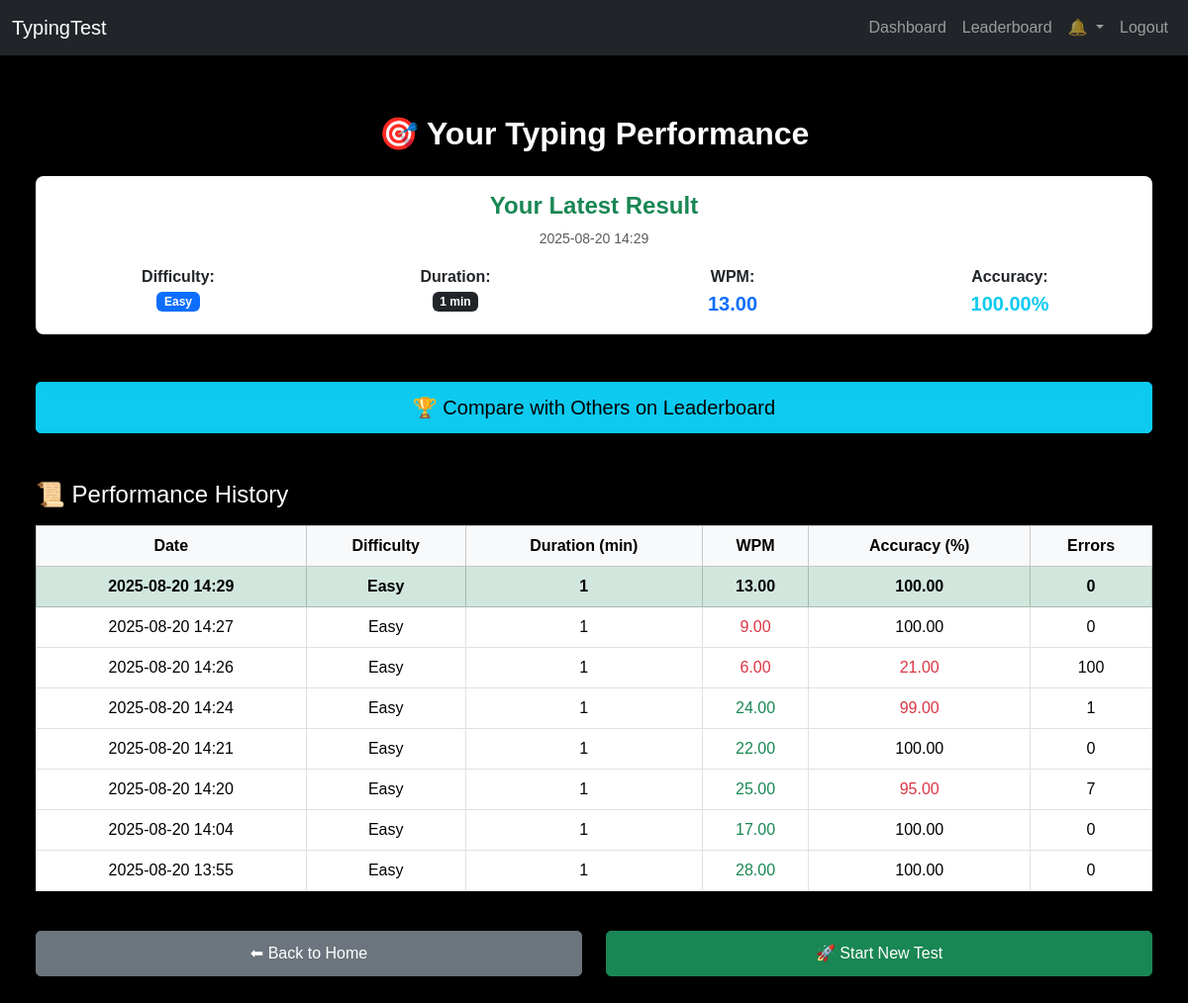
/performance/ (signed in), run on the app's committed database.
### typingtest/models.py (models this page shows, shortened)
class Performance(models.Model):
    user = models.ForeignKey(User, on_delete=models.CASCADE)
    wpm = models.FloatField(help_text="Words per minute")
    accuracy = models.FloatField(help_text="Typing accuracy in percentage")
    errors = models.PositiveIntegerField(default=0, help_text="Number of typing errors")  # NEW FIELD
    difficulty = models.CharField(max_length=10, choices=Paragraph.DIFFICULTY_CHOICES)
    duration = models.PositiveIntegerField(help_text="Duration in minutes")
    date = models.DateTimeField(auto_now_add=True)
    class Meta:
        ordering = ['-date']  # Always newest first

### typingtest/views.py (the view)
# urls.py: path('performance/', typing_views.performance_tracking, name='performance_tracking'),
@login_required
def performance_tracking(request):
    performances = Performance.objects.filter(user=request.user).order_by('-date')
    return render(request, 'typingtest/performance.html', {
        'performances': performances
    })

### notifications/context_processors.py (called while the page is built)
def header_notifications(request):
    if not request.user.is_authenticated:
        return {}
    qs = request.user.notifications.all()[:5]
    unread = request.user.notifications.filter(is_read=False).count()
    return {
        'header_notifications': qs,
        'notifications_unread_count': unread,
    }

### typingtest/templates/typingtest/performance.html (shortened to what this page needs)
{% extends 'base.html' %}
{% block content %}
<div class="container mt-4">
    <h2 class="mb-4 text-center">🎯 Your Typing Performance</h2>
    {% if performances and performances|length > 0 %}
        <div class="card shadow-lg mb-5 border-0 rounded-3">
            <div class="card-body text-center">
                <h4 class="card-title text-success fw-bold">Your Latest Result</h4>
                <p class="mb-3 text-muted small">
                    {{ performances.0.date|date:"Y-m-d H:i" }}
                </p>
                <div class="row gy-3 text-center">
                    <div class="col-6 col-md-3">
                        <strong class="d-block">Difficulty:</strong>
                        <span class="badge bg-primary">{{ performances.0.difficulty|title }}</span>
                    </div>
                    <div class="col-6 col-md-3">
                        <strong class="d-block">Duration:</strong>
                        <span class="badge bg-dark">{{ performances.0.duration }} min</span>
                    </div>
                    <div class="col-6 col-md-3">
                        <strong class="d-block">WPM:</strong>
                        <span class="text-primary fw-bold fs-5">{{ performances.0.wpm|floatformat:2 }}</span>
                    </div>
                    <div class="col-6 col-md-3">
                        <strong class="d-block">Accuracy:</strong>
                        <span class="text-info fw-bold fs-5">{{ performances.0.accuracy|floatformat:2 }}%</span>
                    </div>
                </div>
            </div>
        </div>
        <div class="text-center mb-5">
            <a href="{% url 'leaderboard' %}" class="btn btn-info btn-lg w-100 w-md-auto">
                🏆 Compare with Others on Leaderboard
            </a>
        </div>
        <h4 class="mb-3">📜 Performance History</h4>
        <div class="table-responsive">
            <table class="table table-bordered table-hover align-middle text-center">
                <thead class="table-light">
                    <tr>
                        <th>Date</th>
                        <th>Difficulty</th>
                        <th>Duration (min)</th>
                        <th>WPM</th>
                        <th>Accuracy (%)</th>
                        <th>Errors</th>
                    </tr>
                </thead>
                <tbody>
                    {% for perf in performances %}
                        {% if forloop.first %}
                            <tr class="table-success fw-bold">
                        {% else %}
                            <tr>
                        {% endif %}
                            <td>{{ perf.date|date:"Y-m-d H:i" }}</td>
                            <td>{{ perf.difficulty|title }}</td>
                            <td>{{ perf.duration }}</td>
                            <td class="{% if not forloop.first and perf.wpm < performances.0.wpm %}text-danger{% elif not forloop.first and perf.wpm > performances.0.wpm %}text-success{% endif %}">
                                {{ perf.wpm|floatformat:2 }}
                            </td>
                            <td class="{% if not forloop.first and perf.accuracy < performances.0.accuracy %}text-danger{% elif not forloop.first and perf.accuracy > performances.0.accuracy %}text-success{% endif %}">
                                {{ perf.accuracy|floatformat:2 }}
                            </td>
                            <td>{{ perf.errors }}</td>
                        </tr>
                    {% endfor %}
                </tbody>
            </table>
        </div>
    {% else %}
        <div class="alert alert-warning text-center">
            🚀 No performance records found. Take your first test to see results!
        </div>
    {% endif %}
    <div class="row mt-4">
        <div class="col-6 d-grid">
            <a href="{% url 'home' %}" class="btn btn-secondary">⬅ Back to Home</a>
        </div>
        <div class="col-6 d-grid">
            <a href="{% url 'start_test' %}" class="btn btn-success">🚀 Start New Test</a>
        </div>
    </div>
</div>
{% endblock %}

### static/css/style.css (style rules this page uses)
body { margin: 0; padding: 0; background-color: #000; color: white; font-family: Arial, sans-serif; }
.container { max-width: 1200px; margin: auto; padding: 20px; }
h1, h2, h3 { font-weight: bold; }
button, .btn { border-radius: 5px; padding: 10px 15px; }

### static/css/responsive.css (style rules this page uses)
body { font-size: 16px; line-height: 1.5; overflow-x: hidden; }

### templates/base.html (style rules this page uses)
body { margin: 0; padding: 0; background-color: #000; color: white; }
@media (min-width: 769px) { body { font-size: 16px; } }

### data on the page
Performance: date "2025-08-20 14:29", difficulty "Easy", duration "1", wpm "13.00", accuracy "100.00", errors "0"
Performance: date "2025-08-20 14:27", difficulty "Easy", duration "1", wpm "9.00", accuracy "100.00", errors "0"
Performance: date "2025-08-20 14:26", difficulty "Easy", duration "1", wpm "6.00", accuracy "21.00", errors "100"
Performance: date "2025-08-20 14:24", difficulty "Easy", duration "1", wpm "24.00", accuracy "99.00", errors "1"
Performance: date "2025-08-20 14:21", difficulty "Easy", duration "1", wpm "22.00", accuracy "100.00", errors "0"
Performance: date "2025-08-20 14:20", difficulty "Easy", duration "1", wpm "25.00", accuracy "95.00", errors "7"
Performance: date "2025-08-20 14:04", difficulty "Easy", duration "1", wpm "17.00", accuracy "100.00", errors "0"
Performance: date "2025-08-20 13:55", difficulty "Easy", duration "1", wpm "28.00", accuracy "100.00", errors "0"
